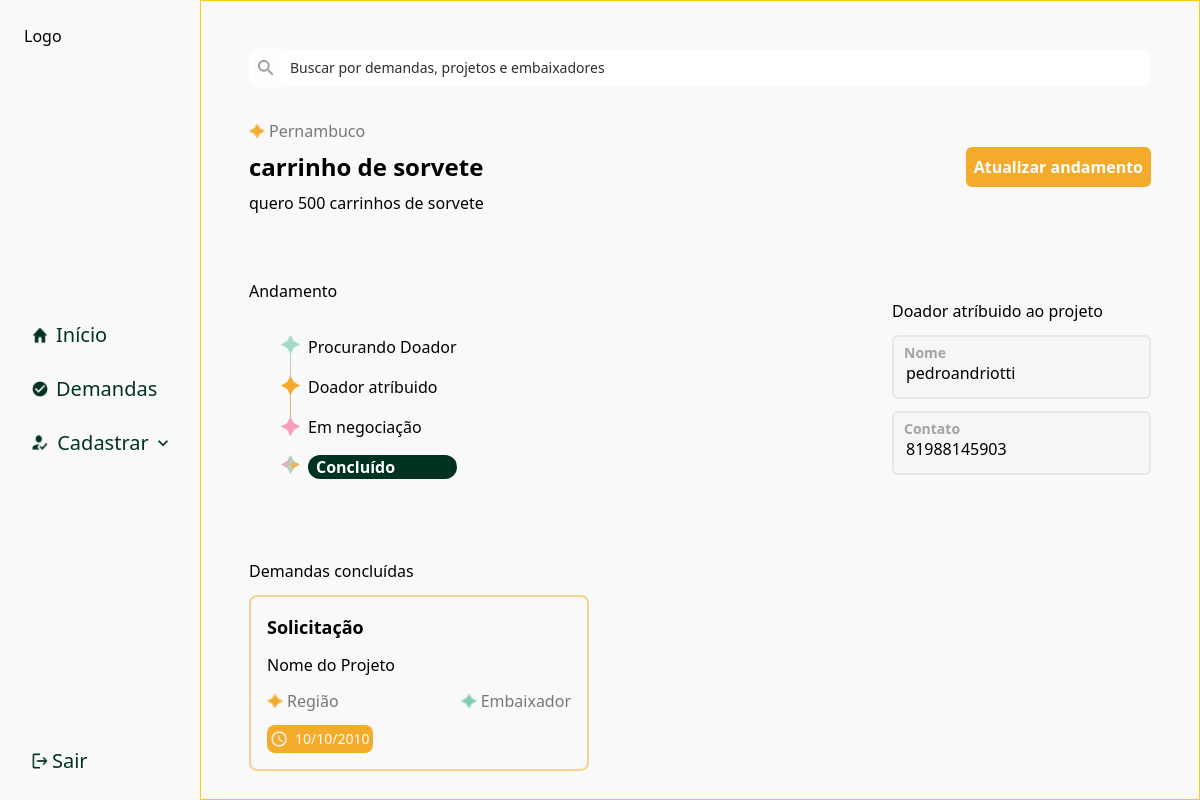
The app's page /project/16/ with its own data.
### fullapp/models.py (models this page shows)
class Demand(models.Model):
    user = models.ForeignKey(User, on_delete=models.CASCADE, null=True, blank=True)
    title = models.CharField(max_length=255, null=True, blank=True)
    description = models.CharField(max_length=255, null=True, blank=True)
    status = models.CharField(choices=get_choices(StatusEnum), default=StatusEnum.IN_ANALISYS, max_length=255, null=True, blank=True)
    region = models.CharField(choices=get_choices(RegionEnum), default=RegionEnum.PERNAMBUCO, max_length=255, null=True, blank=True)
    user = models.ForeignKey(User, on_delete=models.CASCADE, null=True, blank=True)
    created_at = models.DateTimeField(auto_now_add=True)
    def __str__(self):
        return self.title

class User(AbstractUser):
    ADMIN = 1
    AMBASSADOR = 2
    USER = 3
    ROLE_CHOICES = (
        (ADMIN, 'Admin'),
        (AMBASSADOR, 'Ambassador'),
        (USER, 'User'),
    )
    role = models.PositiveSmallIntegerField(choices=ROLE_CHOICES, default=USER)
    name = models.CharField(max_length=255, null=True, blank=True)
    phone = models.CharField(max_length=255, null=True, blank=True)
    email = models.CharField(max_length=255, null=True, blank=True)
    password = models.CharField(max_length=255, null=True, blank=True)
    project = models.CharField(max_length=50, null=True, blank=True)
    objective = models.CharField(max_length=255, null=True, blank=True)
    region = models.CharField(choices=get_choices(RegionEnum), default=RegionEnum.PERNAMBUCO, max_length=255, null=True, blank=True)
    def __str__(self):
        return self.username

### fullapp/views.py (the view)
# urls.py: path('project/<int:id>/', project_details, name='project_detail'),
def project_details(request, id):
    demand = Demand.objects.get(id=id)
    demands = Demand.objects.filter(user=demand.user)
    print(demands)
    if demand.status == 'Buscando Doadores':
        form = UpdateDemandForm()
        if request.method == 'POST':
            form = UpdateDemandForm(request.POST, instance=demand)
            if form.is_valid():
                user = User.objects.get(username=form.cleaned_data['user'])
                demand = form.save(commit=False)
                demand.user = user
                demand.status = StatusEnum.DONORS_FOUND
                demand.save()
                return redirect('demands')
        else:
            form = UpdateDemandForm()
        ambassadors = User.objects.filter(role=2)
        return render(request, 'management/project/step-1.html', {
           'form': form,
           'demand': demand,
           'ambassadors': ambassadors
        })
    elif demand.status == 'Doador Atribuido':
        return render(request, 'management/project/step-2.html', {
           'demand': demand,
        })
    else:
        return render(request, 'management/project/step-3.html', {
            'demand': demand
        })

### fullapp/templates/management/project/step-3.html (shortened to what this page needs)
{% extends 'management/base.html' %}
{% load static %}
{% block content %}
<form method="post" class="flex flex-col mt-8 gap-16">
  <header class="flex justify-between items-center">
    <div class="flex flex-col gap-2">
      <div class="flex items-center gap-1">
        <img id="icon" src="{% static 'img/star-yellow.png' %}" class="w-4 h-4" alt="Ícone de relógio" />
        <span class="text-[#787878]">
          {{demand.region}}
        </span>
      </div>
      <h1 class="font-bold text-2xl">{{ demand.title }}</h1>
      <p>{{demand.description}}</p>
    </div>
    <button type="submit" id="change-status-button" class="p-2 bg-[#F4AB2B] rounded-md text-white font-bold">
      Atualizar andamento
    </button>
  </header>
  <div class="flex justify-between items-center">
    <div class="flex flex-col gap-4">
      <span>Andamento</span>
      <div class="py-4 px-8 flex gap-2">
        <div class="h-full">
          <img src="{% static 'img/star_lines.png' %}" />
        </div>
        <div class="flex flex-col gap-4">
          <span>Procurando Doador</span>
          <span>Doador atríbuido</span>
          {% if demand.status == 'Em análise' %}
            <strong class="px-2 bg-[#003223] rounded-full text-white">Em negociação</strong>
            <span>Concluído</span>
          {% else %}
          <span>Em negociação</span>
          <strong class="px-2 bg-[#003223] rounded-full text-white">Concluído</strong>
          {% endif %}
        </div>
      </div>
    </div>
    <div class="flex flex-col gap-3">
      <div class="flex flex-col gap-3">
        <span>Doador atríbuido ao projeto</span>
        <div class="relative w-full">
          <label for="user" class="absolute top-2 font-bold left-3 text-[#A3A3A3] text-sm">Nome</label>
          <input name="user" class="border-2 w-full h-16 rounded-md px-3 py-2 pt-5 box-border focus:outline-none focus:border-[#A4A4A4]" disabled value="{{ demand.user }}" type="text">
        </div>
        <div class="relative w-full">
          <label for="phone" class="absolute top-2 font-bold left-3 text-[#A3A3A3] text-sm">Contato</label>
          <input name="phone" class="border-2 w-full h-16 rounded-md px-3 py-2 pt-5 box-border focus:outline-none focus:border-[#A4A4A4]" disabled value="{{ demand.user.phone }}" type="text">
        </div>
      </div>
    </div>
  </div>
  <div class="flex flex-col gap-3">
    <span>Demandas concluídas</span>
    <div class="flex overflow-hidden gap-3">
      <div class="border-[2px] border-[#F4AB2B]/50 flex flex-col gap-3 p-4 relative rounded-lg w-[340px]">
        <strong class="text-lg">Solicitação</strong>
        <span>Nome do Projeto</span>
        <div class="flex justify-between">
          <div class="flex items-center gap-1">
            <img id="icon" src="{% static 'img/star-yellow.png' %}" class="w-4 h-4" alt="Ícone de relógio" />
            <span class="text-[#787878]">
              Região
            </span>
          </div>
          <div class="flex items-center gap-1">
            <img id="icon" src="{% static 'img/star-green.png' %}" class="w-4 h-4" alt="Ícone de relógio" />
            <span class="text-[#787878]">
              Embaixador
            </span>
          </div>
        </div>
        <div class="w-fit flex items-center gap-2 p-1 rounded-lg bg-[#F4AB2B]">
          <img id="icon" src="{% static 'img/clock.png' %}" class="w-4 h-4" alt="Ícone de relógio" />
          <span class="text-white text-sm">10/10/2010</span>
        </div>
      </div>
    </div>
  </div>
</form>
{% endblock %}

### records on screen
Demand: region "Pernambuco", title "carrinho de sorvete", description "quero 500 carrinhos de sorvete", user "pedroandriotti", phone "81988145903"
